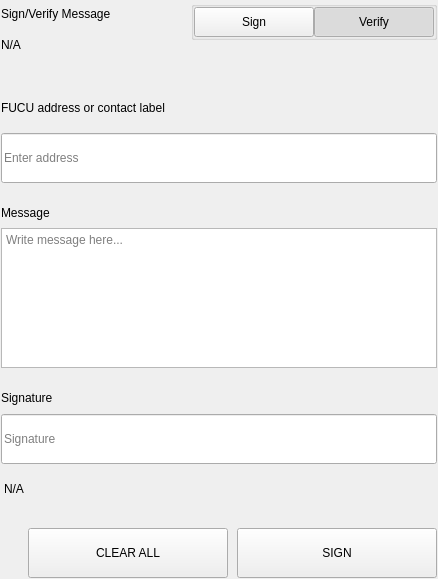
<?xml version="1.0" encoding="UTF-8"?>
<ui version="4.0">
 <class>SettingsSignMessageWidgets</class>
 <widget class="QWidget" name="SettingsSignMessageWidgets">
  <property name="geometry">
   <rect>
    <x>0</x>
    <y>0</y>
    <width>438</width>
    <height>579</height>
   </rect>
  </property>
  <property name="windowTitle">
   <string>Form</string>
  </property>
  <layout class="QVBoxLayout" name="verticalLayout">
   <property name="spacing">
    <number>0</number>
   </property>
   <property name="leftMargin">
    <number>0</number>
   </property>
   <property name="topMargin">
    <number>0</number>
   </property>
   <property name="rightMargin">
    <number>0</number>
   </property>
   <property name="bottomMargin">
    <number>0</number>
   </property>
   <item>
    <widget class="QWidget" name="left" native="true">
     <layout class="QVBoxLayout" name="verticalLayout_3">
      <property name="leftMargin">
       <number>0</number>
      </property>
      <property name="topMargin">
       <number>0</number>
      </property>
      <property name="rightMargin">
       <number>0</number>
      </property>
      <property name="bottomMargin">
       <number>0</number>
      </property>
      <item>
       <widget class="QWidget" name="container_sign" native="true">
        <layout class="QVBoxLayout" name="verticalLayout_2">
         <property name="spacing">
          <number>0</number>
         </property>
         <property name="leftMargin">
          <number>1</number>
         </property>
         <property name="topMargin">
          <number>1</number>
         </property>
         <property name="rightMargin">
          <number>1</number>
         </property>
         <property name="bottomMargin">
          <number>1</number>
         </property>
         <item>
          <layout class="QHBoxLayout" name="horizontalLayout_3" stretch="3,1">
           <property name="spacing">
            <number>40</number>
           </property>
           <item>
            <layout class="QVBoxLayout" name="verticalLayoutTitle">
             <property name="spacing">
              <number>5</number>
             </property>
             <item>
              <widget class="QLabel" name="labelTitle">
               <property name="text">
                <string>Sign/Verify Message</string>
               </property>
              </widget>
             </item>
             <item>
              <widget class="QLabel" name="labelSubtitle1">
               <property name="text">
                <string notr="true">N/A</string>
               </property>
               <property name="wordWrap">
                <bool>true</bool>
               </property>
              </widget>
             </item>
            </layout>
           </item>
           <item alignment="Qt::AlignRight|Qt::AlignTop">
            <widget class="QWidget" name="containerSwitch" native="true">
             <property name="styleSheet">
              <string notr="true">#containerSwitch{
	padding-top:9px;
}</string>
             </property>
             <layout class="QVBoxLayout" name="verticalLayout_6">
              <property name="spacing">
               <number>4</number>
              </property>
              <property name="leftMargin">
               <number>0</number>
              </property>
              <property name="topMargin">
               <number>0</number>
              </property>
              <property name="rightMargin">
               <number>0</number>
              </property>
              <property name="bottomMargin">
               <number>0</number>
              </property>
              <item alignment="Qt::AlignRight">
               <widget class="QGroupBox" name="groupBox">
                <property name="sizePolicy">
                 <sizepolicy hsizetype="Fixed" vsizetype="Preferred">
                  <horstretch>0</horstretch>
                  <verstretch>0</verstretch>
                 </sizepolicy>
                </property>
                <property name="title">
                 <string/>
                </property>
                <property name="alignment">
                 <set>Qt::AlignRight|Qt::AlignTop|Qt::AlignTrailing</set>
                </property>
                <layout class="QHBoxLayout" name="horizontalLayout_4">
                 <property name="spacing">
                  <number>0</number>
                 </property>
                 <property name="leftMargin">
                  <number>0</number>
                 </property>
                 <property name="topMargin">
                  <number>0</number>
                 </property>
                 <property name="rightMargin">
                  <number>0</number>
                 </property>
                 <property name="bottomMargin">
                  <number>0</number>
                 </property>
                 <item>
                  <widget class="QPushButton" name="pushSign">
                   <property name="minimumSize">
                    <size>
                     <width>120</width>
                     <height>30</height>
                    </size>
                   </property>
                   <property name="maximumSize">
                    <size>
                     <width>120</width>
                     <height>30</height>
                    </size>
                   </property>
                   <property name="focusPolicy">
                    <enum>Qt::NoFocus</enum>
                   </property>
                   <property name="text">
                    <string>Sign</string>
                   </property>
                   <property name="checkable">
                    <bool>true</bool>
                   </property>
                   <property name="autoExclusive">
                    <bool>true</bool>
                   </property>
                  </widget>
                 </item>
                 <item>
                  <widget class="QPushButton" name="pushVerify">
                   <property name="minimumSize">
                    <size>
                     <width>120</width>
                     <height>30</height>
                    </size>
                   </property>
                   <property name="maximumSize">
                    <size>
                     <width>120</width>
                     <height>30</height>
                    </size>
                   </property>
                   <property name="focusPolicy">
                    <enum>Qt::NoFocus</enum>
                   </property>
                   <property name="text">
                    <string>Verify</string>
                   </property>
                   <property name="checkable">
                    <bool>true</bool>
                   </property>
                   <property name="checked">
                    <bool>true</bool>
                   </property>
                   <property name="autoExclusive">
                    <bool>true</bool>
                   </property>
                  </widget>
                 </item>
                </layout>
               </widget>
              </item>
              <item alignment="Qt::AlignHCenter|Qt::AlignTop">
               <widget class="QLabel" name="labelSubtitleSwitch">
                <property name="text">
                 <string/>
                </property>
                <property name="alignment">
                 <set>Qt::AlignRight|Qt::AlignTrailing|Qt::AlignVCenter</set>
                </property>
               </widget>
              </item>
             </layout>
            </widget>
           </item>
          </layout>
         </item>
         <item>
          <spacer name="verticalSpacer_2">
           <property name="orientation">
            <enum>Qt::Vertical</enum>
           </property>
           <property name="sizeType">
            <enum>QSizePolicy::Fixed</enum>
           </property>
           <property name="sizeHint" stdset="0">
            <size>
             <width>20</width>
             <height>40</height>
            </size>
           </property>
          </spacer>
         </item>
         <item>
          <widget class="QWidget" name="containerAddress" native="true">
           <property name="sizePolicy">
            <sizepolicy hsizetype="Preferred" vsizetype="Fixed">
             <horstretch>0</horstretch>
             <verstretch>0</verstretch>
            </sizepolicy>
           </property>
           <layout class="QVBoxLayout" name="verticalLayout_5" stretch="0,0">
            <property name="spacing">
             <number>15</number>
            </property>
            <property name="leftMargin">
             <number>0</number>
            </property>
            <property name="topMargin">
             <number>0</number>
            </property>
            <property name="rightMargin">
             <number>0</number>
            </property>
            <property name="bottomMargin">
             <number>0</number>
            </property>
            <item>
             <widget class="QLabel" name="labelSubtitleAddress">
              <property name="minimumSize">
               <size>
                <width>0</width>
                <height>20</height>
               </size>
              </property>
              <property name="maximumSize">
               <size>
                <width>16777215</width>
                <height>20</height>
               </size>
              </property>
              <property name="text">
               <string>FUCU address or contact label</string>
              </property>
             </widget>
            </item>
            <item>
             <widget class="QLineEdit" name="addressIn_SM">
              <property name="minimumSize">
               <size>
                <width>0</width>
                <height>50</height>
               </size>
              </property>
              <property name="maximumSize">
               <size>
                <width>16777215</width>
                <height>50</height>
               </size>
              </property>
              <property name="placeholderText">
               <string>Enter address</string>
              </property>
             </widget>
            </item>
           </layout>
          </widget>
         </item>
         <item>
          <spacer name="verticalSpacer_3">
           <property name="orientation">
            <enum>Qt::Vertical</enum>
           </property>
           <property name="sizeType">
            <enum>QSizePolicy::Fixed</enum>
           </property>
           <property name="sizeHint" stdset="0">
            <size>
             <width>20</width>
             <height>20</height>
            </size>
           </property>
          </spacer>
         </item>
         <item>
          <layout class="QVBoxLayout" name="verticalLayout_9">
           <property name="spacing">
            <number>5</number>
           </property>
           <item>
            <widget class="QLabel" name="labelSubtitleMessage">
             <property name="minimumSize">
              <size>
               <width>0</width>
               <height>20</height>
              </size>
             </property>
             <property name="maximumSize">
              <size>
               <width>16777215</width>
               <height>20</height>
              </size>
             </property>
             <property name="text">
              <string>Message</string>
             </property>
            </widget>
           </item>
           <item>
            <widget class="QPlainTextEdit" name="messageIn_SM">
             <property name="minimumSize">
              <size>
               <width>0</width>
               <height>140</height>
              </size>
             </property>
             <property name="maximumSize">
              <size>
               <width>16777215</width>
               <height>140</height>
              </size>
             </property>
             <property name="placeholderText">
              <string>Write message here...</string>
             </property>
            </widget>
           </item>
          </layout>
         </item>
         <item>
          <spacer name="verticalSpacer_4">
           <property name="orientation">
            <enum>Qt::Vertical</enum>
           </property>
           <property name="sizeType">
            <enum>QSizePolicy::Fixed</enum>
           </property>
           <property name="sizeHint" stdset="0">
            <size>
             <width>20</width>
             <height>20</height>
            </size>
           </property>
          </spacer>
         </item>
         <item>
          <widget class="QWidget" name="widget" native="true">
           <property name="minimumSize">
            <size>
             <width>0</width>
             <height>75</height>
            </size>
           </property>
           <property name="maximumSize">
            <size>
             <width>16777215</width>
             <height>16777215</height>
            </size>
           </property>
           <layout class="QVBoxLayout" name="verticalLayout_4">
            <property name="leftMargin">
             <number>0</number>
            </property>
            <property name="topMargin">
             <number>0</number>
            </property>
            <property name="rightMargin">
             <number>0</number>
            </property>
            <property name="bottomMargin">
             <number>0</number>
            </property>
            <item>
             <widget class="QLabel" name="labelSubtitleSignature">
              <property name="minimumSize">
               <size>
                <width>0</width>
                <height>20</height>
               </size>
              </property>
              <property name="maximumSize">
               <size>
                <width>16777215</width>
                <height>20</height>
               </size>
              </property>
              <property name="text">
               <string>Signature</string>
              </property>
             </widget>
            </item>
            <item>
             <widget class="QLineEdit" name="signatureOut_SM">
              <property name="minimumSize">
               <size>
                <width>0</width>
                <height>50</height>
               </size>
              </property>
              <property name="placeholderText">
               <string>Signature</string>
              </property>
             </widget>
            </item>
           </layout>
          </widget>
         </item>
         <item>
          <widget class="QLabel" name="statusLabel_SM">
           <property name="styleSheet">
            <string notr="true">padding-top:5px;</string>
           </property>
           <property name="text">
            <string notr="true">N/A</string>
           </property>
          </widget>
         </item>
         <item>
          <spacer name="verticalSpacer">
           <property name="orientation">
            <enum>Qt::Vertical</enum>
           </property>
           <property name="sizeType">
            <enum>QSizePolicy::Fixed</enum>
           </property>
           <property name="sizeHint" stdset="0">
            <size>
             <width>20</width>
             <height>20</height>
            </size>
           </property>
          </spacer>
         </item>
         <item>
          <layout class="QHBoxLayout" name="horizontalLayout_7">
           <property name="spacing">
            <number>9</number>
           </property>
           <item>
            <spacer name="horizontalSpacer_5">
             <property name="orientation">
              <enum>Qt::Horizontal</enum>
             </property>
             <property name="sizeType">
              <enum>QSizePolicy::Expanding</enum>
             </property>
             <property name="sizeHint" stdset="0">
              <size>
               <width>40</width>
               <height>20</height>
              </size>
             </property>
            </spacer>
           </item>
           <item>
            <widget class="QPushButton" name="pushButtonClear">
             <property name="minimumSize">
              <size>
               <width>200</width>
               <height>50</height>
              </size>
             </property>
             <property name="focusPolicy">
              <enum>Qt::NoFocus</enum>
             </property>
             <property name="text">
              <string>CLEAR ALL</string>
             </property>
            </widget>
           </item>
           <item>
            <widget class="QPushButton" name="pushButtonSave">
             <property name="minimumSize">
              <size>
               <width>200</width>
               <height>50</height>
              </size>
             </property>
             <property name="maximumSize">
              <size>
               <width>200</width>
               <height>50</height>
              </size>
             </property>
             <property name="focusPolicy">
              <enum>Qt::NoFocus</enum>
             </property>
             <property name="text">
              <string>SIGN</string>
             </property>
            </widget>
           </item>
          </layout>
         </item>
        </layout>
       </widget>
      </item>
     </layout>
    </widget>
   </item>
  </layout>
 </widget>
 <resources/>
 <connections/>
</ui>
